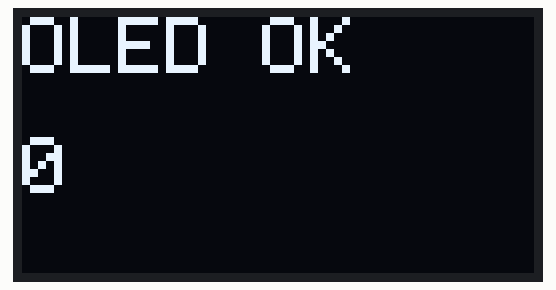
The sketch below on a simulated ESP32. Shown: 128×64 one-colour display.

Above: at 0.1 s.
At 4.8 s:
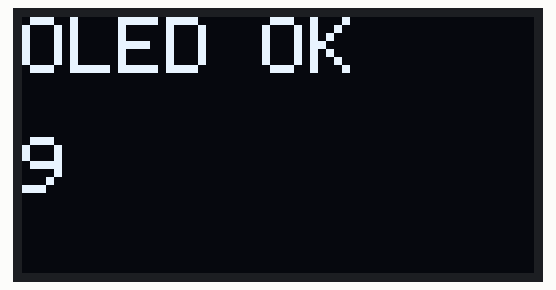
At 9.6 s:
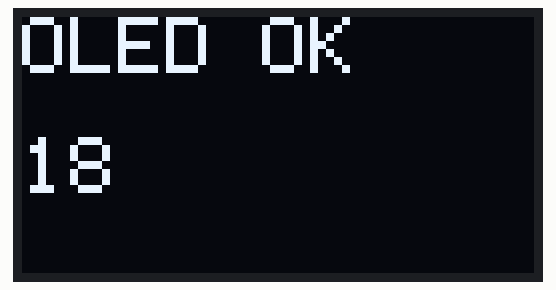
At 19.6 s:
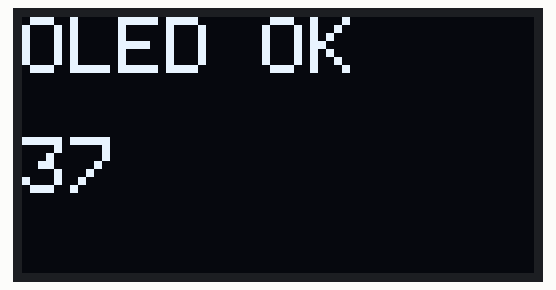
At 29.5 s:
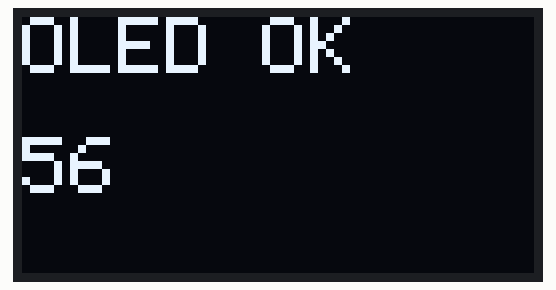
At 39.5 s:
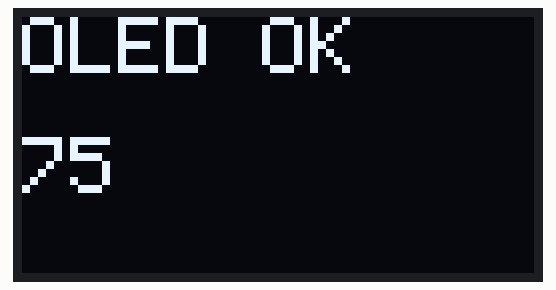

The sketch:

02_oled.ino
```cpp
// TEST 2: OLED display.
// Wiring: OLED VCC->3.3V, GND->GND, SDA->GPIO21, SCL->GPIO22.
// Expect: "OLED OK" and a counter on the screen.
// Libraries needed: Adafruit SSD1306, Adafruit GFX (Library Manager).
#include <Wire.h>
#include <Adafruit_GFX.h>
#include <Adafruit_SSD1306.h>
Adafruit_SSD1306 oled(128, 64, &Wire, -1);
int n = 0;
void setup() {
  Serial.begin(115200);
  Wire.begin(21, 22);
  if (!oled.begin(SSD1306_SWITCHCAPVCC, 0x3C)) {
    Serial.println("OLED not found: check wiring and address (try 0x3D)");
    while (true) delay(1000);
  }
}
void loop() {
  oled.clearDisplay();
  oled.setTextColor(SSD1306_WHITE); oled.setTextSize(2);
  oled.setCursor(0, 0);  oled.println("OLED OK");
  oled.setCursor(0, 30); oled.println(n++);
  oled.display();
  delay(500);
}
```

Measured:
- what the display in image 1 shows lasts 0.5 s, from 4.8 s to 5.3 s
